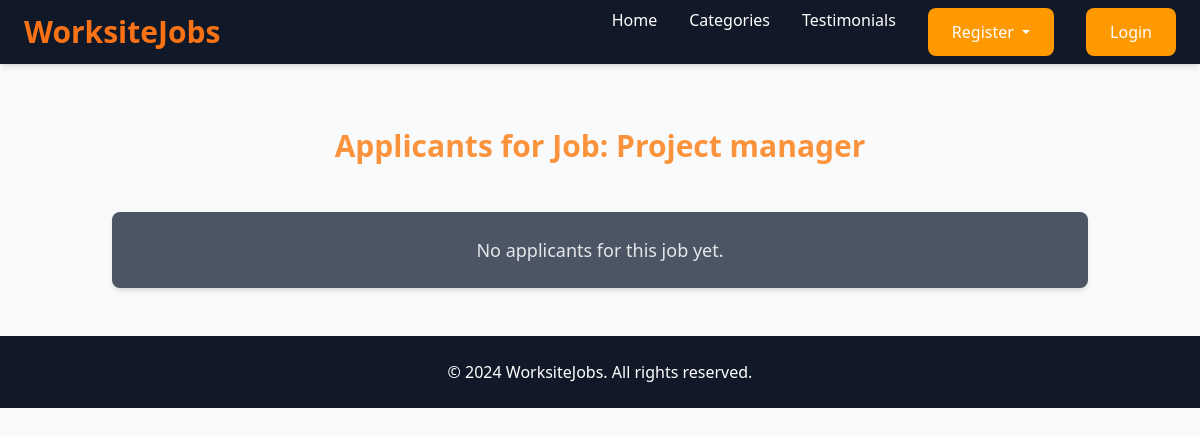
Before: /job/1/applicants/ (signed in) with the older database file.
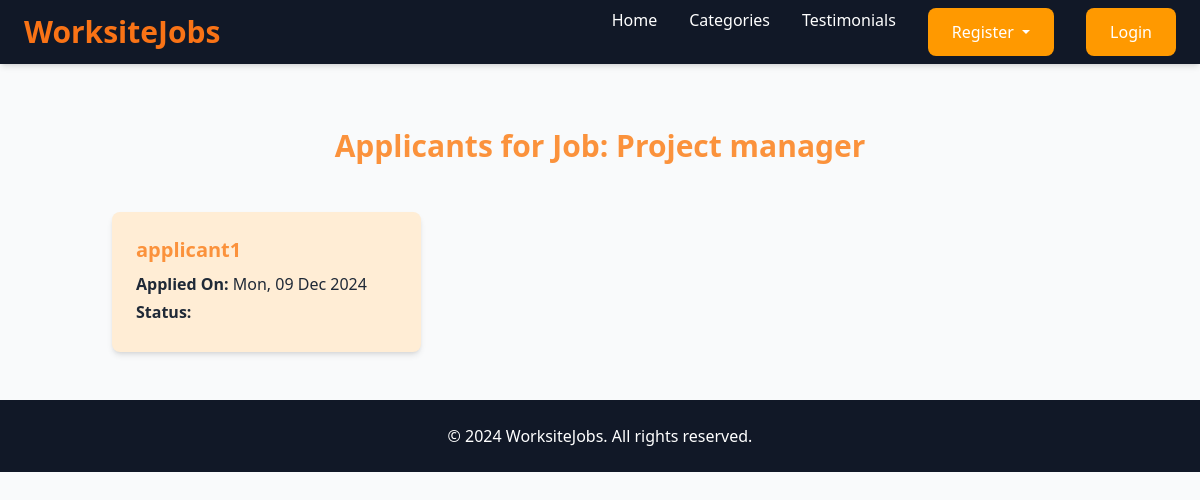
After: the same page with the newer database file.
### job/models.py (models this page shows, shortened)
class JobApplication(models.Model):
    applicant = models.ForeignKey(User, on_delete=models.CASCADE)
    job = models.ForeignKey(Job, on_delete=models.CASCADE)
    created_at = models.DateTimeField(auto_now_add=True)

### job/views.py (the view)
# urls.py: path('job/<int:job_id>/applicants/', views.view_applicants, name='view_applicants'),
@login_required
def view_applicants(request, job_id):
    job = get_object_or_404(Job, id=job_id)
    if job.user != request.user: # Ensure that only the recruiter who posted the job can view the applicants
        messages.error(request, "You are not authorized to view applicants for this job.")
        return redirect('home')
    applicants = JobApplication.objects.filter(job=job)# Get all the job applications for this job
    return render(request, 'job/view_applicants.html', {'job': job, 'applicants': applicants})

### job/templates/job/view_applicants.html (shortened to what this page needs)
{% extends 'base.html' %}
{% block content %}
<div class="container my-5 pt-20">
    <h1 class="text-center text-orange-400 font-bold text-3xl mb-5">
        Applicants for Job: {{ job.title }}
    </h1>
    {% if applicants %}
    <div class="grid grid-cols-1 sm:grid-cols-2 lg:grid-cols-3 gap-6">
        {% for application in applicants %}
        <div class="bg-orange-100 text-gray-800 rounded-lg shadow-md p-6">
            <h3 class="text-orange-400 font-semibold text-xl mb-2">
                {{ application.applicant.username }}
            </h3>
            <p class="mb-1">
                <strong>Applied On:</strong> {{ application.created_at|date:"D, d M Y" }}
            </p>
            <p class="mb-1">
                <strong>Status:</strong>
            </p>
        </div>
        {% endfor %}
    </div>
    {% else %}
    <p class="text-center text-gray-200 text-lg bg-gray-600 py-4 rounded-lg shadow-md">
        No applicants for this job yet.
    </p>
    {% endif %}
</div>
{% endblock %}

Changed rows visible on the page:
added JobApplication: applicant.username "applicant1", created_at "Mon, 09 Dec 2024"
Other visible differences:
text no longer shown: "No applicants for this job yet."
